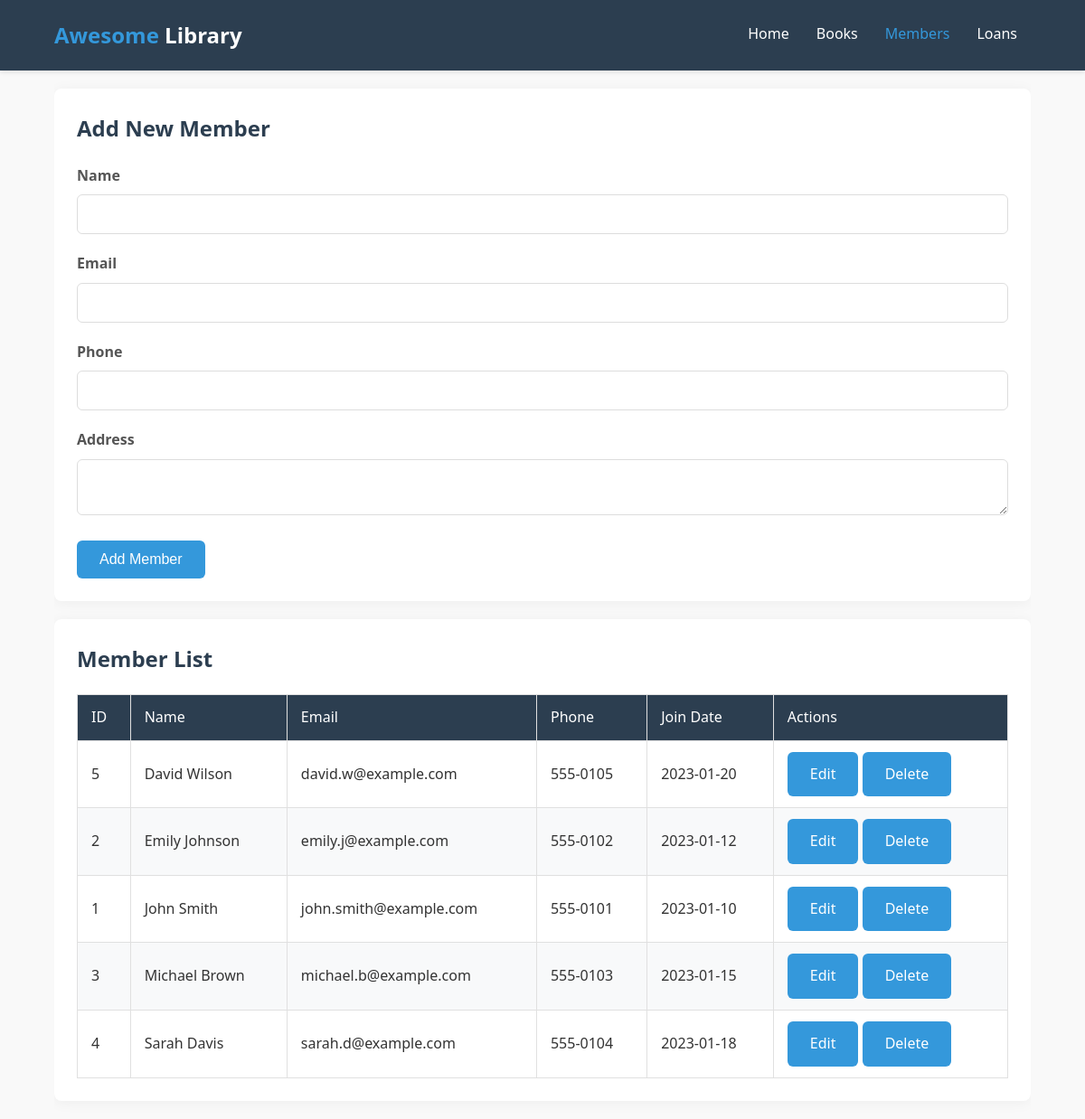
/members.php, run on the app's committed database.
### tables this page shows
CREATE TABLE `members` (
  `member_id` int NOT NULL AUTO_INCREMENT,
  `name` varchar(255) NOT NULL,
  `email` varchar(255) NOT NULL,
  `phone` varchar(20) DEFAULT NULL,
  `address` text,
  `join_date` date NOT NULL DEFAULT (curdate()),
  `created_at` timestamp NOT NULL DEFAULT CURRENT_TIMESTAMP,
  PRIMARY KEY (`member_id`),
  UNIQUE KEY `email` (`email`)
);

### members.php (the view, shortened to what this page needs)
<?php include 'config.php'; ?>
<!DOCTYPE html>
<html lang="en">
<head>
    <link rel="stylesheet" href="style.css">
</head>
<body>
    <header>
        <div class="container">
            <div id="branding">
                <h1><span class="highlight">Awesome</span> Library</h1>
            </div>
            <nav>
                <ul>
                    <li><a href="index.php">Home</a></li>
                    <li><a href="books.php">Books</a></li>
                    <li class="current"><a href="members.php">Members</a></li>
                    <li><a href="loans.php">Loans</a></li>
                </ul>
            </nav>
        </div>
    </header>
    <div class="container">
        <section class="card">
            <h2>Add New Member</h2>
            <form action="add_member.php" method="post">
                <div class="form-group">
                    <label for="name">Name</label>
                    <input type="text" id="name" name="name" required>
                </div>
                <div class="form-group">
                    <label for="email">Email</label>
                    <input type="email" id="email" name="email" required>
                </div>
                <div class="form-group">
                    <label for="phone">Phone</label>
                    <input type="text" id="phone" name="phone">
                </div>
                <div class="form-group">
                    <label for="address">Address</label>
                    <textarea id="address" name="address"></textarea>
                </div>
                <button type="submit">Add Member</button>
            </form>
        </section>
        <section class="card">
            <h2>Member List</h2>
            <table>
                <thead>
                    <tr>
                        <th>ID</th>
                        <th>Name</th>
                        <th>Email</th>
                        <th>Phone</th>
                        <th>Join Date</th>
                        <th>Actions</th>
                    </tr>
                </thead>
                <tbody>
                    <?php
                    $stmt = $pdo->query("SELECT * FROM members ORDER BY name");
                    while ($row = $stmt->fetch(PDO::FETCH_ASSOC)) {
                        echo "<tr>";
                        echo "<td>" . htmlspecialchars($row['member_id']) . "</td>";
                        echo "<td>" . htmlspecialchars($row['name']) . "</td>";
                        echo "<td>" . htmlspecialchars($row['email']) . "</td>";
                        echo "<td>" . htmlspecialchars($row['phone']) . "</td>";
                        echo "<td>" . htmlspecialchars($row['join_date']) . "</td>";
                        echo "<td>
                                <a href='edit_member.php?id=" . $row['member_id'] . "' class='btn'>Edit</a>
                                <a href='delete_member.php?id=" . $row['member_id'] . "' class='btn' onclick='return confirm(\"Are you sure?\")'>Delete</a>
                              </td>";
                        echo "</tr>";
                    }
                    ?>
                </tbody>
            </table>
        </section>
    </div>
</body>
</html>

### style.css (style rules this page uses)
:root { --primary-color: #3498db; --secondary-color: #2ecc71; --danger-color: #e74c3c; --warning-color: #f39c12; --dark-color: #2c3e50; --light-color: #ecf0f1; --success-color: #27ae60; }
body { font-family: 'Segoe UI', Tahoma, Geneva, Verdana, sans-serif; line-height: 1.6; margin: 0; padding: 0; background-color: #f9f9f9; color: #333; }
.container { width: 90%; max-width: 1200px; margin: auto; overflow: hidden; }
header { background: var(--dark-color); color: #ffffff; padding: 20px 0; box-shadow: 0 2px 5px rgba(0, 0, 0, 0.1); }
header a { color: #ffffff; text-decoration: none; font-size: 16px; transition: all 0.3s ease; }
header ul { padding: 0; margin: 0; list-style: none; overflow: hidden; }
header li { float: left; display: inline; padding: 0 15px; }
header #branding { float: left; }
header #branding h1 { margin: 0; font-size: 24px; }
header nav { float: right; margin-top: 5px; }
header .highlight { color: var(--primary-color); font-weight: bold; }
header .current a { color: var(--primary-color); }
.card { background: #ffffff; padding: 25px; margin: 20px 0; border-radius: 8px; box-shadow: 0 2px 15px rgba(0, 0, 0, 0.05); }
.card h2 { margin-top: 0; color: var(--dark-color); display: flex; align-items: center; gap: 10px; }
table { width: 100%; border-collapse: collapse; margin-top: 15px; }
table, th, td { border: 1px solid #e0e0e0; }
th, td { padding: 12px 15px; text-align: left; }
th { background-color: var(--dark-color); color: white; font-weight: 500; }
tr:nth-child(even) { background-color: #f8f9fa; }
.form-group { margin-bottom: 20px; }
label { display: block; margin-bottom: 8px; font-weight: 600; color: #555; }
input[type="text"], input[type="email"], input[type="number"], input[type="date"], input[type="password"], select, textarea { width: 100%; padding: 12px; border: 1px solid #ddd; border-radius: 6px; box-sizing: border-box; font-size: 16px; transition: border 0.3s ease; }
button, .btn { display: inline-block; background: var(--primary-color); color: #ffffff; padding: 12px 25px; border: none; border-radius: 6px; cursor: pointer; text-decoration: none; font-size: 16px; font-weight: 500; transition: all 0.3s ease; }

### data on the page
members: member_id "5", name "David Wilson", email "david.w@example.com", phone "555-0105", join_date "2023-01-20"
members: member_id "2", name "Emily Johnson", email "emily.j@example.com", phone "555-0102", join_date "2023-01-12"
members: member_id "1", name "John Smith", email "john.smith@example.com", phone "555-0101", join_date "2023-01-10"
members: member_id "3", name "Michael Brown", email "michael.b@example.com", phone "555-0103", join_date "2023-01-15"
members: member_id "4", name "Sarah Davis", email "sarah.d@example.com", phone "555-0104", join_date "2023-01-18"
